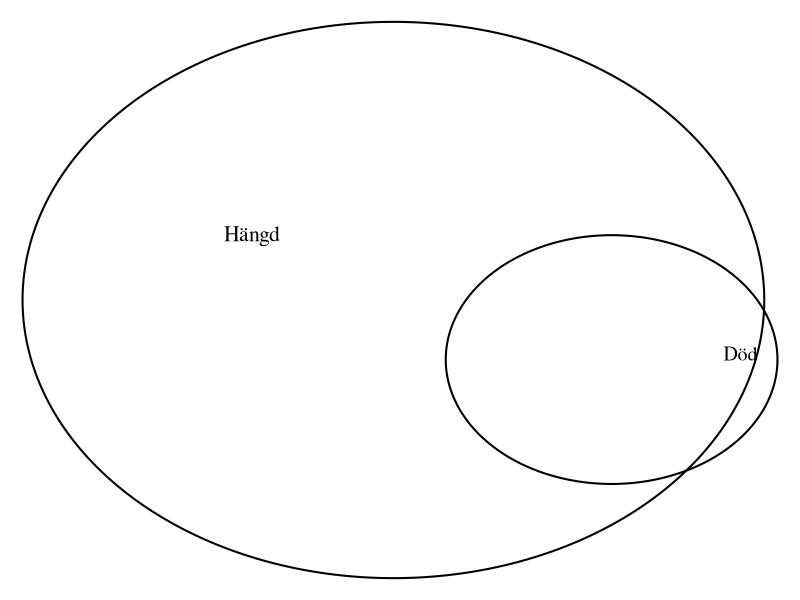
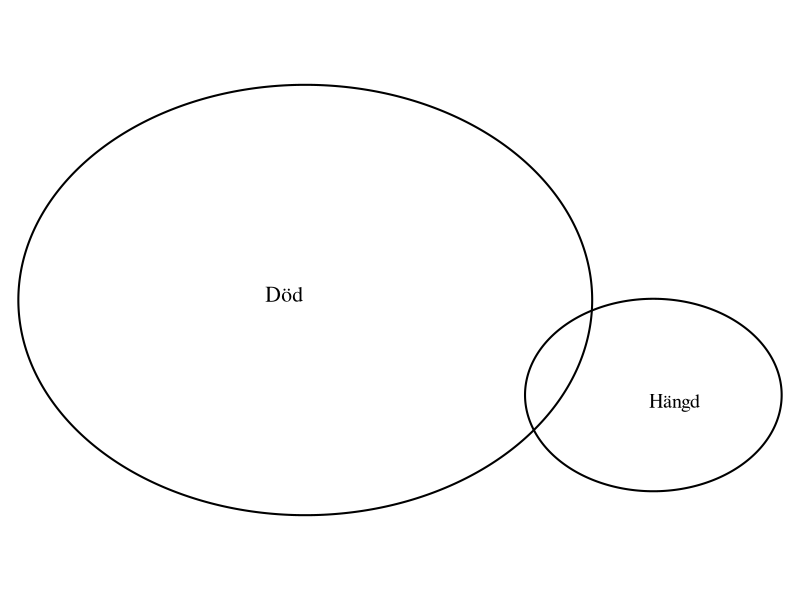
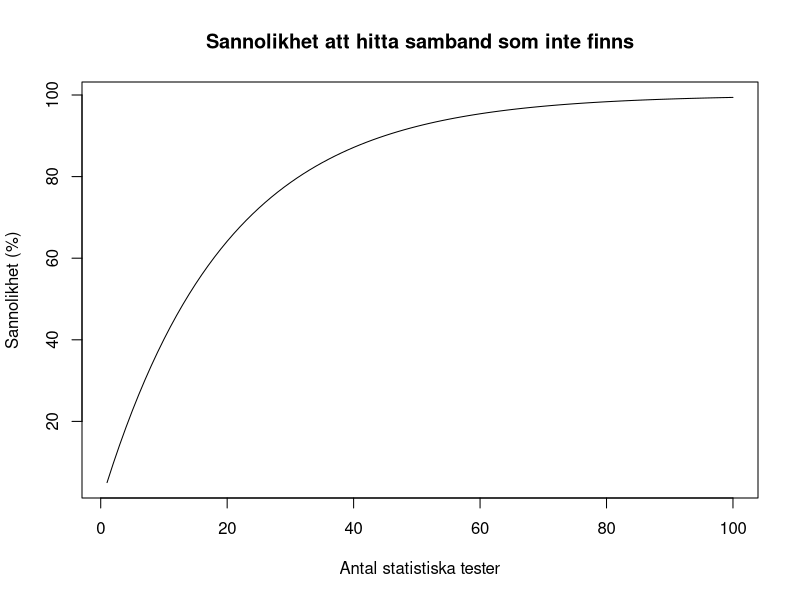

Recreate these plots in R, in order.
## ---- chunk 1
library(VennDiagram)
grid.newpage();
venn.plot <- draw.pairwise.venn(
  area1 = 100,
  area2 = 20,
  cross.area = 19,
  cex = 0,
  ext.text = FALSE,
  #cat.prompts = FALSE,
  #ind = FALSE,
  category = c("Hängd", "Död"),
  #fill = c("blue", "red"),
  cat.default.pos = "text",
  #fontfamily = "Arial",
  cat.pos = c(2, 12),
  cat.cex = c(1.3, 1.2),
  euler.d = TRUE,
  scaled = TRUE,
  sep.dist = 2,
  rotation.degree = -20,
  cat.just = list(c(0.5, 1), c(1.2, -0.3)),
)
## ---- chunk 2
library(VennDiagram)
grid.newpage();
venn.plot <- draw.pairwise.venn(
  area1 = 100,
  area2 = 20,
  cross.area = 2,
  cex = 0,
  ext.text = FALSE,
  #cat.prompts = FALSE,
  #ind = FALSE,
  category = c("Död", "Hängd"),
  #fill = c("blue", "red"),
  cat.dist = 0,
  cat.default.pos = "text",
  #fontfamily = "Arial",
  cat.pos = c(2, 12),
  cat.cex = c(1.3, 1.2),
  euler.d = TRUE,
  scaled = TRUE,
  sep.dist = .2,
  rotation.degree = -20,
)
## ---- chunk 3
N <- 100
type1error <- list(N)
for(numtests in 1:N)
{
  type1error[numtests] <- (1 - (0.95 ^ numtests)) * 100
}
plot(1:N, type1error, type="line", main="Sannolikhet att hitta samband som inte finns", xlab="Antal statistiska tester", ylab="Sannolikhet (%)")
## ---- chunk 4
if(knitr::is_html_output()) {
	# Animation for HTML.
	"![Animation av Simpsons paradox där datan antingen analyseras tillsammans eller gruppvis. När all data analyseras tillsammans är korrelationen negativ (linjen pekar nedåt). När datan analyseras gruppvis är varje korrelation positiv (alla linjer pekar uppåt).](images/animations/simpsons-paradox.gif)"
}
if(knitr::is_latex_output()) {
	# Static image for PDF.
	"PDF-bild"
}
